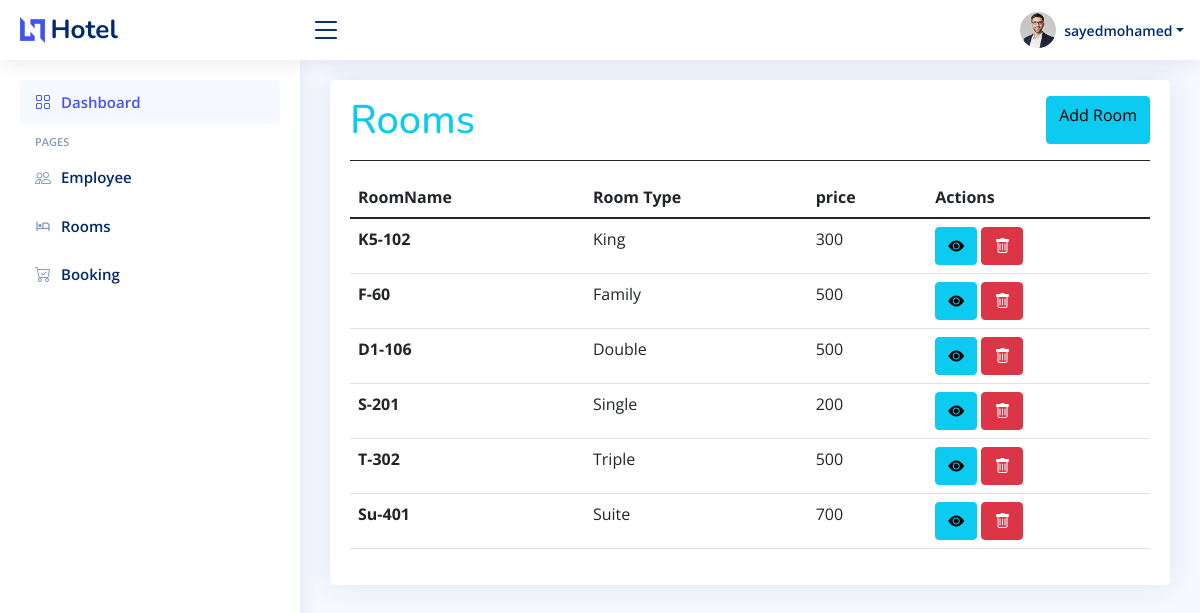
The page /adminpanle/rooms/view.php (signed in) on the database its author committed.
### tables this page shows
CREATE TABLE `rooms` (
  `id` int(11) NOT NULL,
  `name` varchar(225) NOT NULL,
  `price` int(50) NOT NULL,
  `descriptions` varchar(225) DEFAULT NULL,
  `img` varchar(225) DEFAULT NULL,
  `adminId` int(11) NOT NULL,
  `categoryId` int(11) NOT NULL,
  `status` varchar(225) NOT NULL DEFAULT 'active',
  `createAt` timestamp NOT NULL DEFAULT current_timestamp() ON UPDATE current_timestamp()
);

CREATE TABLE `category` (
  `id` int(11) NOT NULL,
  `name` varchar(55) NOT NULL,
  `createAt` timestamp NOT NULL DEFAULT current_timestamp() ON UPDATE current_timestamp()
);

### adminpanle/init.php (called while the page is built, shortened)
<?php
require __DIR__ . '/includes/head.php';
require __DIR__ . '/includes/headers.php';
require __DIR__ . '/includes/aside.php';

### adminpanle/rooms/view.php (the view, shortened to what this page needs)
<?php
require __DIR__ . '/../init.php';
$select = "SELECT rooms.id as roomID, rooms.name as roomName,rooms.price as roomPrice , category.name as catName from `rooms` JOIN category ON rooms.categoryId=category.id";
$s = mysqli_query($conn, $select);
?>
<main id="main" class="main">
    <section class="section">
        <div class="row">
            <div class="col-lg-12">
                <div class="card">
                    <div class="card-body">
                        <div class="d-flex mt-3 mb-3 border-bottom border-dark">
                            <h1 class="flex-grow-1 mb-3 text-info">Rooms</h1>
                            <a href="/hotel/adminpanle/rooms/add.php" class="btn btn-info mb-3" data-bs-target="#exampleModal">
                                Add Room</a>
                        </div>
                        <table class="table datatable">
                            <thead>
                                <tr>
                                    <th scope="col">RoomName</th>
                                    <th scope="col">Room Type</th>
                                    <th scope="col">price</th>
                                    <th scope="col">Actions</th>
                                </tr>
                            </thead>
                            <tbody>
                                <?php foreach ($s as $data) { ?>
                                    <tr>
                                        <th scope="row"><?php echo $data['roomName'] ?></th>
                                        <td><?php echo $data['catName'] ?></td>
                                        <td> <?php echo $data['roomPrice'] ?></td>
                                        <td>
                                            <a class="btn btn-info" href="/hotel/adminpanle/rooms/update.php?edit=<?php echo $data['roomID'] ?>" name="edit"><i class="bi bi-eye-fill"></i></a>
                                            <a class="btn btn-danger" href="/hotel/adminpanle/rooms/view.php?delete=<?php echo $data['roomID'] ?>" onclick="return confirm('Are you sure?')" name="delete"><i class="bi bi-trash"></i></a>
                                        </td>
                                    </tr>
                                <?php } ?>
                            </tbody>
                        </table>
                    </div>
                </div>
            </div>
        </div>
    </section>
</main>
<?php
include '../includes/scripts.php';
?>

### adminpanle/includes/headers.php (shortened to what this page needs)
<?php
$id = $_SESSION['id'];
$select_admin = "SELECT * FROM `admins` where admins.id=$id ";
$admin = mysqli_query($conn, $select_admin);
$row = mysqli_fetch_assoc($admin);
?>
<header id="header" class="header fixed-top d-flex align-items-center">
    <div class="d-flex align-items-center justify-content-between">
        <a href="index.php" class="logo d-flex align-items-center">
            <img src="/hotel/adminpanle/assets/img/logo.png" alt="">
            <span class="d-none d-lg-block">Hotel</span>
        </a>
        <i class="bi bi-list toggle-sidebar-btn"></i>
    </div>
    <nav class="header-nav ms-auto">
        <ul class="d-flex align-items-center">
            <li class="nav-item dropdown pe-3">
                <a class="nav-link nav-profile d-flex align-items-center pe-0" href="#" data-bs-toggle="dropdown">
                    <img src="/hotel/adminpanle/assets/img/profile-img.jpg" alt="Profile" class="rounded-circle">
                    <span class="d-none d-md-block dropdown-toggle ps-2"><?php echo $row['firstName'] ?><?php echo $row['lastName'] ?></span>
                </a>
            </li>
        </ul>
    </nav>
</header>

### adminpanle/assets/css/style.css (style rules this page uses)
:root { scroll-behavior: smooth; }
body { font-family: "Open Sans", sans-serif; background: #f6f9ff; color: #444444; }
a { color: #4154f1; text-decoration: none; }
h1, h2, h3, h4, h5, h6 { font-family: "Nunito", sans-serif; }
#main { margin-top: 60px; padding: 20px 30px; transition: all 0.3s; }
.card { margin-bottom: 30px; border: none; border-radius: 5px; box-shadow: 0px 0 30px rgba(1, 41, 112, 0.1); }
.card-body { padding: 0 20px 20px 20px; }
.logo { line-height: 1; }
@media (min-width: 1200px) { .logo { width: 280px; } }
.logo img { max-height: 26px; margin-right: 6px; }
.logo span { font-size: 26px; font-weight: 700; color: #012970; font-family: "Nunito", sans-serif; }
.header { transition: all 0.5s; z-index: 997; height: 60px; box-shadow: 0px 2px 20px rgba(1, 41, 112, 0.1); background-color: #fff; padding-left: 20px; }
.header .toggle-sidebar-btn { font-size: 32px; padding-left: 10px; cursor: pointer; color: #012970; }
.header-nav ul { list-style: none; }
.header-nav > ul { margin: 0; padding: 0; }
.header-nav .nav-profile { color: #012970; }
.header-nav .nav-profile img { max-height: 36px; }
.header-nav .nav-profile span { font-size: 14px; font-weight: 600; }
@media (min-width: 1200px) { #main, #footer { margin-left: 300px; } }

### rows shown on the page
rooms: name "K5-102", categoryId.name "King", price "300"
rooms: name "F-60", categoryId.name "Family", price "500"
rooms: name "D1-106", categoryId.name "Double", price "500"
rooms: name "S-201", categoryId.name "Single", price "200"
rooms: name "T-302", categoryId.name "Triple", price "500"
rooms: name "Su-401", categoryId.name "Suite", price "700"

### other values the page prints
$row['firstName'] "sayed"
$row['lastName'] "mohamed"
